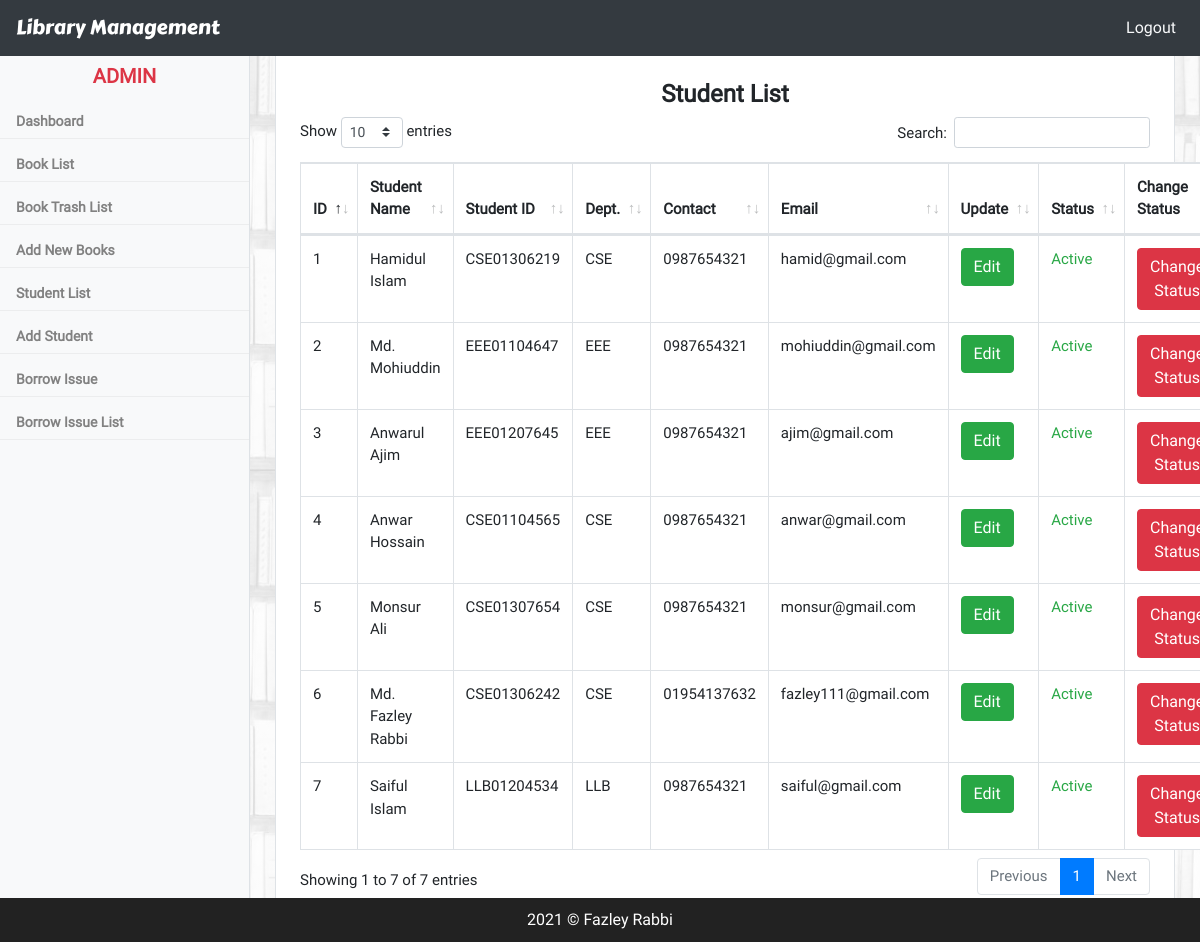
Screenshot of /studentList.php (signed in) with the database file from the repository.
### tables this page shows
CREATE TABLE `student` (
  `id` bigint(20) NOT NULL AUTO_INCREMENT,
  `name` varchar(240) DEFAULT NULL,
  `contact` varchar(240) DEFAULT NULL,
  `email` varchar(240) DEFAULT NULL,
  `student_id` varchar(240) DEFAULT NULL,
  `department` varchar(100) DEFAULT NULL,
  `created_at` datetime DEFAULT NULL,
  `updated_at` timestamp NULL DEFAULT CURRENT_TIMESTAMP,
  `active_status` int(11) NOT NULL DEFAULT '1' COMMENT '0=not active,1=active',
  PRIMARY KEY (`id`)
);

### studentList.php (the view, shortened to what this page needs)
<?php include 'includes/headlink.php';?>
<body>
<?php include 'includes/sidebar.php';?>
<?php include 'includes/navbar.php';?>
<div class="main_section">
<div class="">
    <div class="mx-auto d-block border col-12 p-4 bg-white m-height200">
        <table class="table table-bordered display" id="example">
        <h4 class="text-center font-weight-bold">Student List</h4>
            <thead>
            <tr>
                <th>ID</th>
                <th width="15%">Student Name</th>
                <th>Student ID</th>
                <th>Dept.</th>
                <th>Contact</th>
                <th>Email</th>
                <th>Update</th>
                <th>Status</th>
                <th width="35%">Change Status</th>
            </tr>
            </thead>
            <tbody>
                <?php
                $query = "SELECT * from student";
                $row = $conn->query($query);
                if ($row->num_rows > 0) {
                    while ($data = $row->fetch_array()) {
                        $id = $data['id'];
                        $name = $data['name'];
                        $contact = $data['contact'];
                        $email = $data['email'];
                        $student_id = $data['student_id'];
                        $department = $data['department'];
                        $active_status = $data['active_status'];
                        if ($active_status == 0) { $status = '<span class="text-danger">Not Acitve</span>'; }
                        else { $status = '<span class="text-success">Active</span>';}
                        ?>
                    <tr>
                        <td><?=$id?></td>
                        <td><?=$name?></td>
                        <td><?=$student_id?></td>
                        <td><?=$department?></td>
                        <td><?=$contact?></td>
                        <td><?=$email?></td>
                        <td>
                            <a href="editStudentDetails.php?activePage=editStudentDetails&&id=<?=$id?>" class="btn btn-success">Edit</a>
                        </td>
                        <td><?=$status;?></td>
                        <td>
                            <a href="action/manageStudentAction.php?status=<?=$active_status?>&&id=<?=$id?>" class="btn btn-danger">Change Status</a>
                        </td>
                    </tr>
                      <?php }
                        }
                    ?>
            </tbody>
        </table>
    </div>
</div>
</div>
<?php include 'includes/footer_link.php';?>
</body>
<html>

### includes/headlink.php (shortened to what this page needs)
<!DOCTYPE html>
<html>
<head>
    <link rel="stylesheet" href="assets/css/bootstrap.css">
    <link rel="stylesheet" href="assets/css/style.css">
    <link rel="stylesheet" href="assets/DataTables/datatables.css">
    <link rel="stylesheet" href="assets/datepicker/css/bootstrap-datepicker.css">
</head>

### includes/sidebar.php (shortened to what this page needs)
<div class="sidenav bg-light border-right">
    <h5 class="pt-3 d-block text-center text-danger font-weight-bold text-uppercase">
        <?=$_SESSION['user'];?></h5>
        <ul class="sidebar_menu p-0">
            <li>
                <a href="index.php?activePage=dashboard" class="<?=setMenuActive(['dashboard'])?>">Dashboard</a>
            </li>
            <li>
                <a href="bookList.php?activePage=bookList" class="<?=setMenuActive(['bookList'])?>">Book List</a>
                <a href="bookTrashlist.php?activePage=bookTrashlist" class="<?=setMenuActive(['bookTrashlist'])?>">Book Trash List</a>
                <a href="manageBooks.php?activePage=manageBooks" class="<?=setMenuActive(['manageBooks'])?>">Add New Books</a>
            </li>
            <li>
                <a href="studentList.php?activePage=student" class="<?=setMenuActive(['student','editStudentDetails'])?>">Student List</a>
                <a href="manageStudent.php?activePage=manageStudent" class="<?=setMenuActive(['manageStudent'])?>">Add Student</a>
            </li>
            <li>
                <a href="manageBorrowIssue.php?activePage=manageBorrowIssue" class="<?=setMenuActive(['manageBorrowIssue','editBooks','manageReturnIssue'])?>">Borrow Issue</a>
                <a href="borrowIssueList.php?activePage=borrowIssueList" class="<?=setMenuActive(['borrowIssueList'])?>">Borrow Issue List</a>
            </li>
        </ul>
</div>

### includes/navbar.php (shortened to what this page needs)
<nav class="navbar navbar-expand-sm fixed-top bg-dark navbar-dark">
    <a class="navbar-brand logo" href="#">Library Management</a>
    <ul class="ml-auto navbar-nav">
        <li class="nav-item">
            <a class="nav-link text-light text-capitalize" href="logout.php">logout</a>
        </li>
    </ul>
</nav>

### includes/footer_link.php (shortened to what this page needs)
<footer>
		<?=date('Y')?> &copy; Fazley Rabbi
</footer>

### assets/css/style.css (style rules this page uses)
.logo { font-family: "Carter One",cursive; }
table,form { background: #fff; }
body { font-family: "Roboto", sans-serif; }
.sidenav { height: 100%; width: 250px; position: fixed; z-index: 0; top: 3em; left: 0; }
.sidenav a { padding: 15px 8px 6px 16px; text-decoration: none; font-size: 14px; color: #818181; display: block; border-bottom: 1px solid #ccc4; font-weight: 700; }
.sidebar_menu li { list-style: none; }
.main_section { margin-top: 55px; margin-bottom: 20px; margin-left: 250px; font-size: 15px; padding: 0px 25px; background-size: cover; background-attachment: fixed; background-position: top; background-image: linear-gradient(rgba(255,255,255,0.85), rgba(255,255,255,0.85)) ,url(../../images/bookshelf3.jpg); min-height: 700px; background-repeat: no-repeat; }
footer { position: fixed; left: 0; bottom: 0; padding: 10px; width: 100%; background-color: #222; color: white; text-align: center; z-index: 10000; }
.m-height200 { min-height: 200px; }

### assets/DataTables/datatables.css (style rules this page uses)
table.dataTable { clear: both; margin-top: 6px !important; margin-bottom: 6px !important; max-width: none !important; border-collapse: separate !important; border-spacing: 0; }
table.dataTable td, table.dataTable th { -webkit-box-sizing: content-box; box-sizing: content-box; }
table.dataTable thead > tr > th.sorting_asc, table.dataTable thead > tr > th.sorting_desc, table.dataTable thead > tr > th.sorting, table.dataTable thead > tr > td.sorting_asc, table.dataTable thead > tr > td.sorting_desc, table.dataTable thead > tr > td.sorting { padding-right: 30px; }
table.dataTable thead .sorting, table.dataTable thead .sorting_asc, table.dataTable thead .sorting_desc, table.dataTable thead .sorting_asc_disabled, table.dataTable thead .sorting_desc_disabled { cursor: pointer; position: relative; }
table.dataTable thead .sorting:before, table.dataTable thead .sorting:after, table.dataTable thead .sorting_asc:before, table.dataTable thead .sorting_asc:after, table.dataTable thead .sorting_desc:before, table.dataTable thead .sorting_desc:after, table.dataTable thead .sorting_asc_disabled:before, table.dataTable thead .sorting_asc_disabled:after, table.dataTable thead .sorting_desc_disabled:before, table.dataTable thead .sorting_desc_disabled:after { position: absolute; bottom: 0.9em; display: block; opacity: 0.3; }
table.dataTable thead .sorting:before, table.dataTable thead .sorting_asc:before, table.dataTable thead .sorting_desc:before, table.dataTable thead .sorting_asc_disabled:before, table.dataTable thead .sorting_desc_disabled:before { right: 1em; content: "\2191"; }
table.dataTable thead .sorting:after, table.dataTable thead .sorting_asc:after, table.dataTable thead .sorting_desc:after, table.dataTable thead .sorting_asc_disabled:after, table.dataTable thead .sorting_desc_disabled:after { right: 0.5em; content: "\2193"; }
table.dataTable thead .sorting_asc:before, table.dataTable thead .sorting_desc:after { opacity: 1; }
table.table-bordered.dataTable th, table.table-bordered.dataTable td { border-left-width: 0; }
table.table-bordered.dataTable th:last-child, table.table-bordered.dataTable th:last-child, table.table-bordered.dataTable td:last-child, table.table-bordered.dataTable td:last-child { border-right-width: 0; }
table.table-bordered.dataTable tbody th, table.table-bordered.dataTable tbody td { border-bottom-width: 0; }

### rows the page displays
student: id "1", name "Hamidul Islam", student "CSE01306219", department "CSE", contact "0987654321", email "hamid@gmail.com", active_status "Active"
student: id "2", name "Md. Mohiuddin", student "EEE01104647", department "EEE", contact "0987654321", email "mohiuddin@gmail.com", active_status "Active"
student: id "3", name "Anwarul Ajim", student "EEE01207645", department "EEE", contact "0987654321", email "ajim@gmail.com", active_status "Active"
student: id "4", name "Anwar Hossain", student "CSE01104565", department "CSE", contact "0987654321", email "anwar@gmail.com", active_status "Active"
student: id "5", name "Monsur Ali", student "CSE01307654", department "CSE", contact "0987654321", email "monsur@gmail.com", active_status "Active"
student: id "6", name "Md. Fazley Rabbi", student "CSE01306242", department "CSE", contact "01954137632", email "fazley111@gmail.com", active_status "Active"
student: id "7", name "Saiful Islam", student "LLB01204534", department "LLB", contact "0987654321", email "saiful@gmail.com", active_status "Active"

### other values shown
$_SESSION['user'] "ADMIN"
